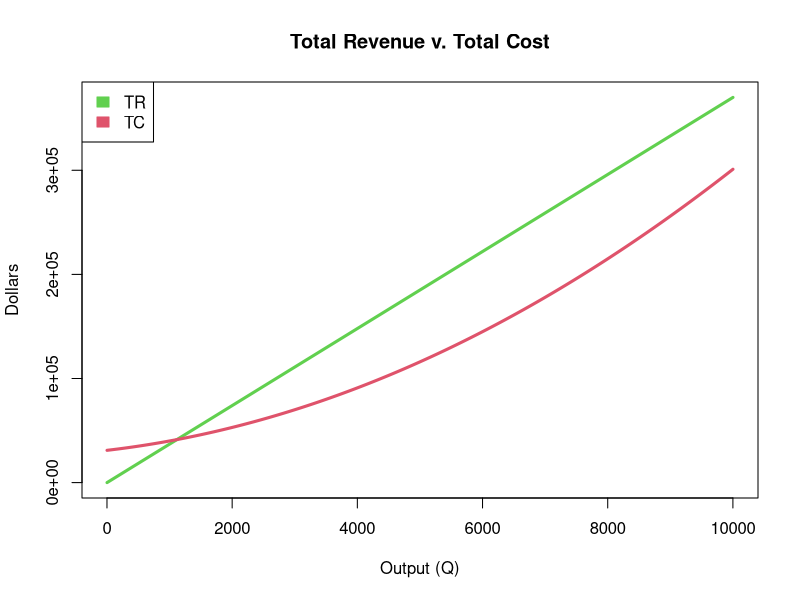
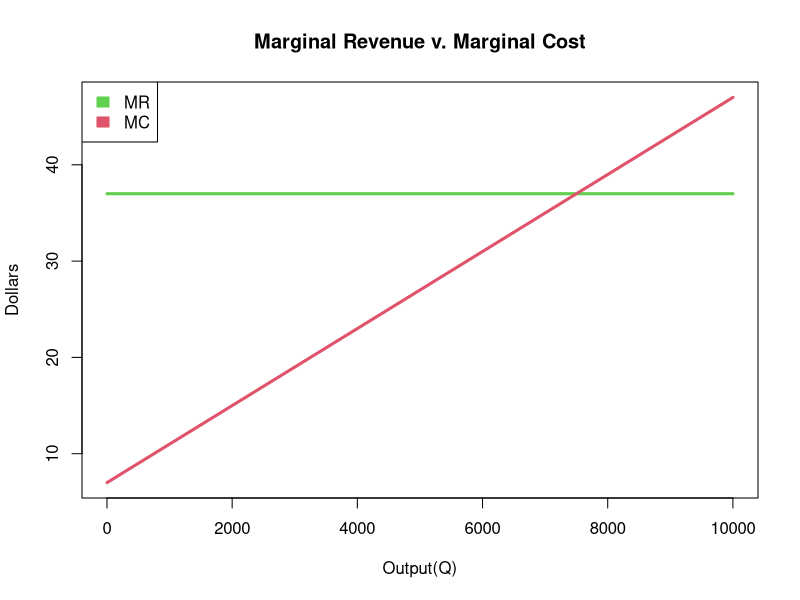
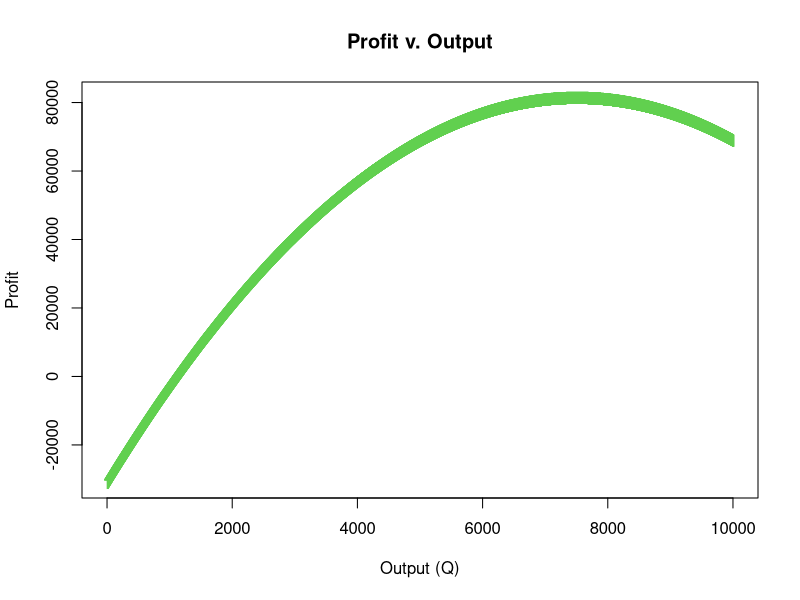

These figures' R source, in order:
#------------------------------------------------------------------------Tasks
#Produce a chart showing TC and TR with Q on the horizontal axis. 
#Have Q go from 0 to 10,000 units. 
#Produce a second chart showing MC and MR with Q again on the horizontal axis.
#What is the optimal level of output for your company to produce/sell? 
#What are the total revenue, total cost, and profit at optimal number of units?

#-------------------------------------------------------------------Equations
#Total Cost: TC = 31,000 + 7Q + 0.002Q^2
#Marginal Cost: MC = 7 + 0.004Q  
#P and MR= $37
#TR = $37Q

#-----------------------------------------------------------------------Vectors 

#Create Vectors for Plots
Q = seq(0,10000,1)
TC = 31000 + 7*Q + 0.002*I(Q^2)
MC = 7 + 0.004*Q
TR = 37*Q
MR = rep(37,10001) #replicate 37 eleven times 
P = rep(37,10001) #replicate 37 eleven times
Profit = TR-TC 

#--------------------------------------------------------------------Data Frame
#Create a data frame from the vectors
RevenuesandCosts = data.frame(P,Q,TC,MC, TR,MR,Profit)
head(RevenuesandCosts)

#----------------------------------------------------------------------Plots

#Create TR and TC Plot Using Matplot 
?matplot
?legend 
matplot(RevenuesandCosts[ ,c("TR","TC")], type = "l", lty = 1,lwd = 3, 
        col = 3:1, xlab = "Output (Q)",ylab = "Dollars", 
        main = "Total Revenue v. Total Cost"
        )
legend("topleft", legend = c("TR","TC"), fill = 3:1,
       border = 3:1) 

#Create MR and MC Plot Using Matplot
matplot(RevenuesandCosts[,c("MR","MC")], type = "l", lty = 1, col = 3:1, 
        lwd = 3,main = "Marginal Revenue v. Marginal Cost", ylab = "Dollars", 
        xlab = "Output(Q)" )
legend("topleft", legend = c("MR","MC"),fill = 3:1, border = 3:1) 

#-----------------------------------------------------------Find Optimal Output

#Optimal Level of Output
optimalfilter = RevenuesandCosts$MC == RevenuesandCosts$MR
print(RevenuesandCosts[optimalfilter,c("Q","TR","TC","Profit")])

#----------------------------------------------------------Profit Plot
matplot(y=RevenuesandCosts$Profit,x = RevenuesandCosts$Q, ylab = "Profit",
        xlab = "Output (Q)", main = "Profit v. Output", col = 3)

